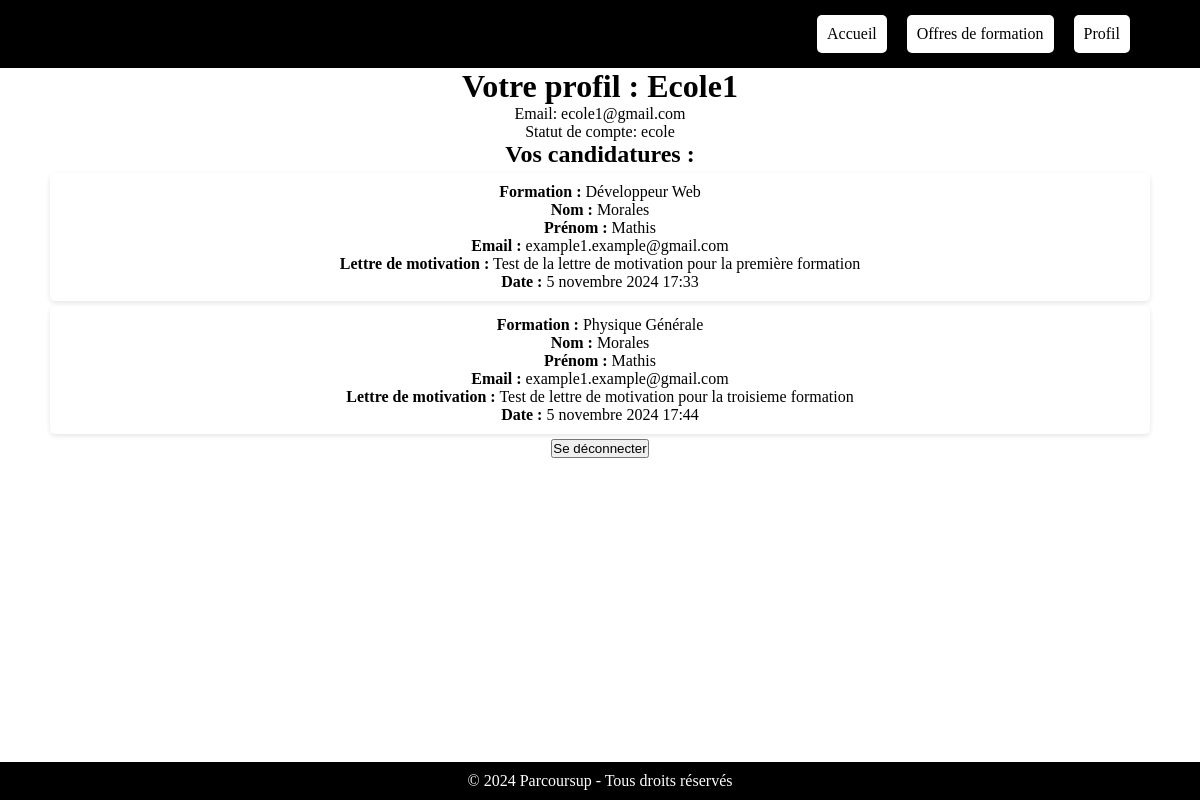
Page /Appli_ParcourSup/profil/ (signed in) on the committed database.
### Appli_ParcourSup/models.py (models this page shows, shortened)
class Profile(models.Model):
    STATUS_CHOICES = (
        ('etudiant', 'Étudiant'),
        ('ecole', 'École'),
    )
    user = models.OneToOneField(User, on_delete=models.CASCADE)
    status = models.CharField(max_length=10, choices=STATUS_CHOICES)

class Candidature(models.Model):
    utilisateur = models.ForeignKey(User, on_delete=models.CASCADE)
    formation = models.ForeignKey(Formation, on_delete=models.CASCADE)
    nom = models.CharField(max_length=100)
    prenom = models.CharField(max_length=100)
    email = models.EmailField()
    lettre_motivation = models.TextField()
    date_postulation = models.DateTimeField(auto_now_add=True)
    statut = models.CharField(max_length=10, choices=[('en_attente', 'En attente'), ('acceptee', 'Acceptée'), ('refusee', 'Refusée')], default='en_attente')

class Formation(models.Model):
    nom = models.CharField(max_length=200)
    description = models.TextField()
    duree = models.CharField(max_length=50)
    etablissement = models.CharField(max_length=50)
    image = models.URLField(max_length=300, blank=True, null=True)

### Appli_ParcourSup/views.py (the view)
# urls.py: path('profil/', views.profil_view, name='profil_view'),
@login_required(login_url='pas_connecte')
def profil_view(request):
    utilisateur = request.user
    profile, created = Profile.objects.get_or_create(user=utilisateur)
    candidatures = Candidature.objects.filter(utilisateur=utilisateur)
    return render(request, 'Appli_ParcourSup/profil.html', {'utilisateur': utilisateur, 'profile': profile, 'candidatures': candidatures})

### Appli_ParcourSup/templates/Appli_ParcourSup/profil.html (shortened to what this page needs)
<!DOCTYPE html>
<html lang="fr">
<head>
    {% load static %}
    <link rel="stylesheet" href="{% static 'index.css' %}">
</head>
<body class="text-profil">
    <header>
        <div class="logo">Parcoursup</div>
        <nav>
            <ul>
                <li><a href="{% url 'Page Accueil' %}">Accueil</a></li>
                <li><a href="{% url 'liste_formations' %}">Offres de formation</a></li>
                <li><a href="#">Profil</a></li>
            </ul>
        </nav>
    </header>
    <main>
        <h1>Votre profil : {{ utilisateur.username }}</h1>
        <p>Email: {{ utilisateur.email }}</p>
        <p>Statut de compte: {{ profile.status }}</p>
        <h2>Vos candidatures :</h2>
        <ul>
            {% for candidature in candidatures %}
                <li>
                    <strong>Formation :</strong> {{ candidature.formation.nom }}<br>
                    <strong>Nom :</strong> {{ candidature.nom }}<br>
                    <strong>Prénom :</strong> {{ candidature.prenom }}<br>
                    <strong>Email :</strong> {{ candidature.email }}<br>
                    <strong>Lettre de motivation :</strong> {{ candidature.lettre_motivation}}<br>
                    <strong>Date :</strong> {{ candidature.date_postulation }}<br>
                </li>
            {% empty %}
                <li>Aucune candidature trouvée.</li>
            {% endfor %}
        </ul>
        <form method="post" action="{% url 'logout' %}">
            <button type="submit">Se déconnecter</button>
        </form>
    </main>
    <footer>
        <p>&copy; 2024 Parcoursup - Tous droits réservés</p>
    </footer>
</body>
</html>

### Appli_ParcourSup/static/index.css (style rules this page uses)
* { box-sizing: border-box; margin: 0; padding: 0; }
header { background: black; color: black; padding: 10px 20px; display: flex; justify-content: space-between; align-items: center; }
header .logo { font-size: 24px; font-weight: 700; }
nav ul { list-style: none; display: flex; }
nav ul li { margin-left: 20px; }
nav ul li a { color: black; text-decoration: none; transition: color 0.3s; }
html, body { height: 100%; margin: 0; display: flex; flex-direction: column; }
main { flex: 1; }
footer { background: black; color: white; text-align: center; padding: 10px 0; width: 100%; position: relative; bottom: 0; }
ul { list-style-type: none; padding: 0; margin-left: 50px; margin-right: 50px; }
ul li { background-color: white; padding: 10px; margin: 5px 0; border-radius: 5px; box-shadow: 0 2px 5px rgba(0, 0, 0, 0.1); }
.text-profil { text-align: center; }
a { color: black; }

### rows in the picture
Profile: status "ecole"
Candidature: formation.nom "Développeur Web", nom "Morales", prenom "Mathis", email "example1.example@gmail.com", lettre_motivation "Test de la lettre de motivation pour la première formation", date_postulation "5 novembre 2024 17:33"
Candidature: formation.nom "Physique Générale", nom "Morales", prenom "Mathis", email "example1.example@gmail.com", lettre_motivation "Test de lettre de motivation pour la troisieme formation", date_postulation "5 novembre 2024 17:44"

### other values in the picture
{{ utilisateur.username }} "Ecole1"
{{ utilisateur.email }} "ecole1@gmail.com"
